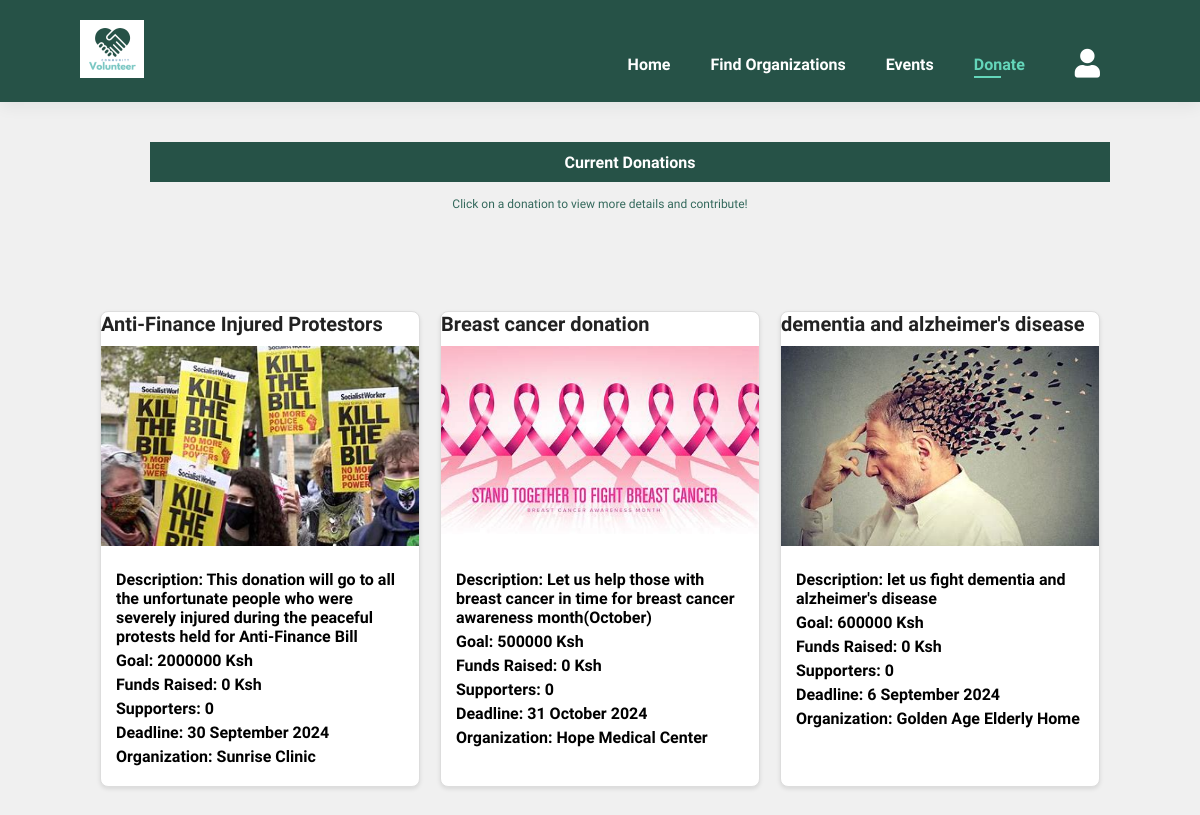
/donations/, run on an earlier commit of the app's database.
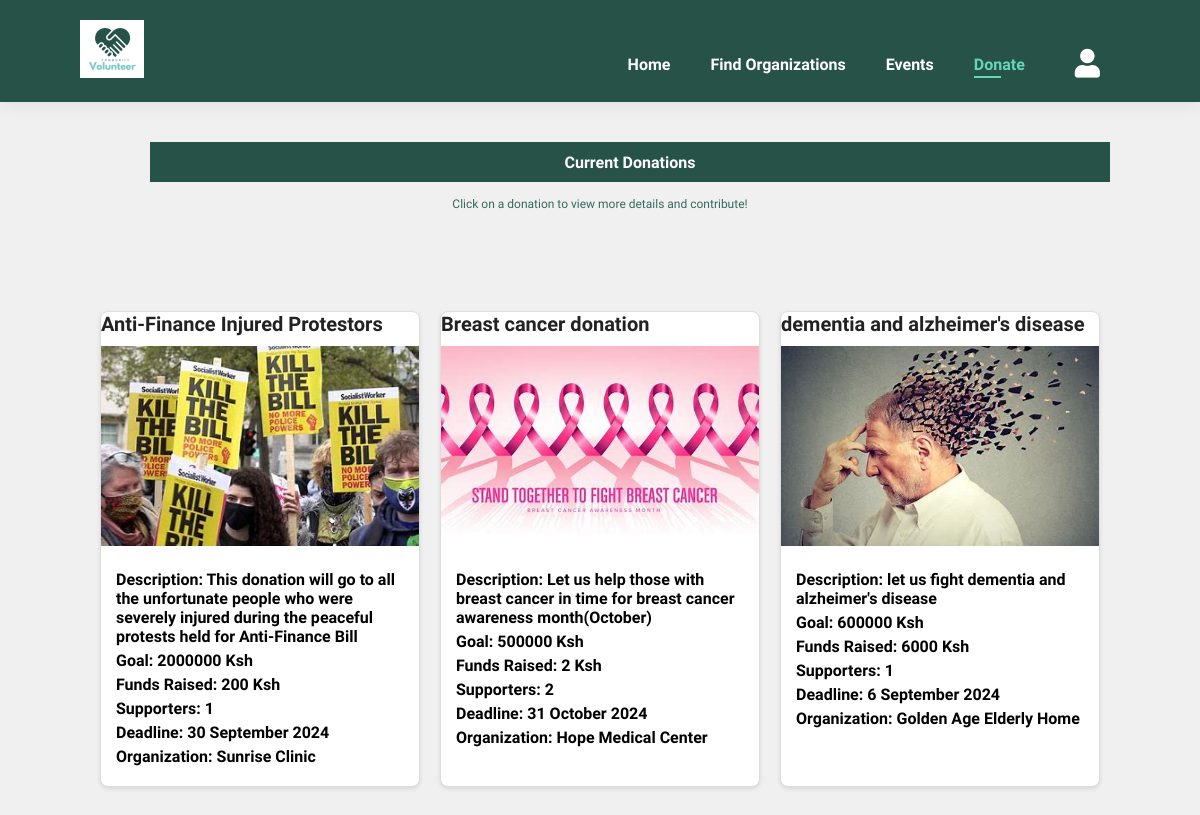
And on a later commit of the database.
### app/models.py (models this page shows, shortened)
class Donation(models.Model):
    name = models.CharField(max_length=100)
    description = models.TextField()
    image = models.ImageField(upload_to='donations/')
    goal = models.PositiveIntegerField()
    funds_raised = models.PositiveIntegerField(default=0, null=True, blank=True)
    supporters = models.PositiveIntegerField(default=0, null=True, blank=True)
    deadline = models.DateField(null=True, blank=True)
    organization = models.ForeignKey(Organization, related_name='donations', null=True, blank=True, on_delete=models.SET_NULL)
    event = models.ForeignKey(Event, related_name='donations', null=True, blank=True, on_delete=models.SET_NULL)

class Organization(models.Model):
    ORGANIZATION_TYPES = [
        ('Elderly Homes', 'Elderly Homes'),
        ('Hospitals & Clinics', 'Hospitals & Clinics'),
        ('Children Homes', 'Children Homes'),
    ]
    name = models.CharField(max_length=100)
    description = models.TextField()
    location = models.CharField(max_length=100)
    image = models.ImageField(upload_to='organization_images/')
    type = models.CharField(max_length=25, choices=ORGANIZATION_TYPES)

### app/views.py (the view)
# urls.py: path('donations/', views.donations, name='donations'),
def donations(request):
    donations = Donation.objects.all()
    return render(request, 'donations.html', {'donations': donations})

### app/templates/donations.html (shortened to what this page needs)
{% load static %}
<!DOCTYPE html>
<html lang="en">
<head>
    <link rel="stylesheet" href="https://cdnjs.cloudflare.com/ajax/libs/font-awesome/5.15.4/css/all.min.css" />
    <link rel="stylesheet" href="{% static 'css/home.css' %}">
    <link rel="stylesheet" href="{% static 'css/events.css' %}">
</head>
<body>
    <section id="header">
        <a href="{% url 'home' %}"><img src="{% static 'img/logo-h.png' %}" class="logo" alt=""></a>
        <div>
            <ul id="navbar">
                <li><a href="{% url 'home' %}">Home</a></li>
                <li><a href="{% url 'opportunityvolunteer' %}">Find Organizations</a></li>
                <li><a href="{% url 'events' %}">Events</a></li>
                <li><a class="active" href="{% url 'donations' %}">Donate</a></li>
                <li><a href="{% url 'user_profile' %}"><i class="fas fa-user"></i> </a></li>
            </ul>
        </div>
    </section>
    <section id="banner" class="section-m1">
        <div class="banner-content">
            <h4>Current Donations</h4>
        </div>
        <p style="text-align: center; font-weight: 500; font-size: 12px;">Click on a donation to view more details and contribute!</p>
    </section>
    <section id="events" class="section-p1">
        <div class="event-container">
            {% for donation in donations %}
            <div class="event" onclick="showDonationModal('{{ donation.id }}')">
                <h4>{{ donation.name }}</h4>
                <img src="{{ donation.image.url }}" alt="{{ donation.name }}">
                <div class="event-desc">
                    <h5>Description: {{ donation.description }}</h5>
                    <h5>Goal: {{ donation.goal }} Ksh</h5>
                    <h5>Funds Raised: {{ donation.funds_raised }} Ksh</h5>
                    <h5>Supporters: {{ donation.supporters }}</h5>
                    <h5>Deadline: {{ donation.deadline|date:"j F Y" }}</h5>
                    {% if donation.organization %}
                    <h5>Organization: {{ donation.organization.name }}</h5>
                    {% endif %}
                </div>
            </div>
            {% endfor %}
        </div>
    </section>
</body>
</html>

What changed in the data, as far as the page shows it:
changed Donation "Anti-Finance Injured Protestors": funds_raised "0" → "200"; supporters "0" → "1"
changed Donation "Breast cancer donation": funds_raised "0" → "2"; supporters "0" → "2"
changed Donation "dementia and alzheimer's disease": funds_raised "0" → "6000"; supporters "0" → "1"
